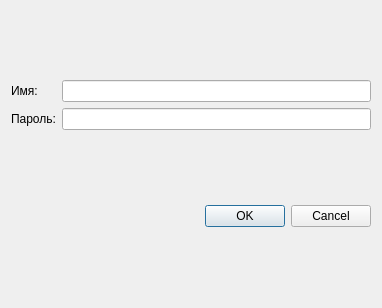
<?xml version="1.0" encoding="UTF-8"?>
<ui version="4.0">
 <class>Login</class>
 <widget class="QDialog" name="Login">
  <property name="geometry">
   <rect>
    <x>0</x>
    <y>0</y>
    <width>382</width>
    <height>308</height>
   </rect>
  </property>
  <property name="windowTitle">
   <string>Dialog</string>
  </property>
  <layout class="QVBoxLayout" name="verticalLayout">
   <item>
    <layout class="QGridLayout" name="gridLayout">
     <item row="1" column="1">
      <widget class="QLineEdit" name="usernameEdit"/>
     </item>
     <item row="1" column="0">
      <widget class="QLabel" name="usernameLabel">
       <property name="text">
        <string>Имя:</string>
       </property>
      </widget>
     </item>
     <item row="2" column="0">
      <widget class="QLabel" name="passwordLabel">
       <property name="text">
        <string>Пароль:</string>
       </property>
      </widget>
     </item>
     <item row="2" column="1">
      <widget class="QLineEdit" name="passwordEdit"/>
     </item>
    </layout>
   </item>
   <item>
    <widget class="QDialogButtonBox" name="buttonBox">
     <property name="orientation">
      <enum>Qt::Horizontal</enum>
     </property>
     <property name="standardButtons">
      <set>QDialogButtonBox::Cancel|QDialogButtonBox::Ok</set>
     </property>
    </widget>
   </item>
  </layout>
 </widget>
 <resources/>
 <connections>
  <connection>
   <sender>buttonBox</sender>
   <signal>accepted()</signal>
   <receiver>Login</receiver>
   <slot>accept()</slot>
   <hints>
    <hint type="sourcelabel">
     <x>248</x>
     <y>254</y>
    </hint>
    <hint type="destinationlabel">
     <x>157</x>
     <y>274</y>
    </hint>
   </hints>
  </connection>
  <connection>
   <sender>buttonBox</sender>
   <signal>rejected()</signal>
   <receiver>Login</receiver>
   <slot>reject()</slot>
   <hints>
    <hint type="sourcelabel">
     <x>316</x>
     <y>260</y>
    </hint>
    <hint type="destinationlabel">
     <x>286</x>
     <y>274</y>
    </hint>
   </hints>
  </connection>
 </connections>
</ui>
